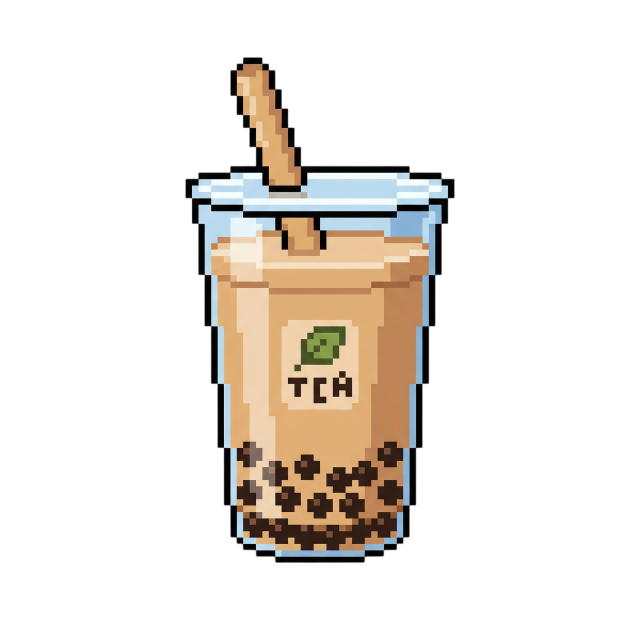
#> input picture utility/raw_images/Bubble Tea-Photoroom.png, 1280 x 1280 px, found by its file name (shown at 1/2 size); its folder holds only this picture in this run
$ python resize_image.py
#> lines starting #> are read from the running program, lines starting #| are printed output that depends on the picture
import os
from PIL import Image

RAW_DIR = "utility/raw_images/"
EDITED_DIR = "utility/edited_images/"
SIZE = (64, 64)

if not os.path.exists(EDITED_DIR):
	os.makedirs(EDITED_DIR)

for filename in os.listdir(RAW_DIR):
	if filename.lower().endswith('.png'):
		# Remove 'raw' and '-Photoroom' and extra spaces, then .png
		dishname = filename.replace('raw', '').replace('-Photoroom', '').replace('  ', ' ').replace(' ', ' ').strip()
		dishname = dishname.replace('.png', '').replace('  ', ' ').replace(' ', ' ').strip()
		dishname = dishname.replace(' ', '_')  # Optional: use underscores for spaces
		output_name = f"{dishname}.png"
		input_path = os.path.join(RAW_DIR, filename)
		output_path = os.path.join(EDITED_DIR, output_name)
		try:
			img = Image.open(input_path)
#> img is the input picture: PIL image 1280x1280 RGBA; mean R, G, B, A 36.8, 31.8, 26.1, 55.5
			sprite = img.resize(SIZE, resample=Image.NEAREST)
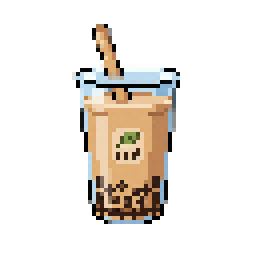
#> sprite: PIL image 64x64 RGBA (shown 4 times larger); mean R, G, B, A 36.5, 31.7, 26.1, 55.2; transparent parts drawn white
			sprite.save(output_path)
			print(f"Saved {output_path}")
		except Exception as e:
			print(f"Failed to process {filename}: {e}")
